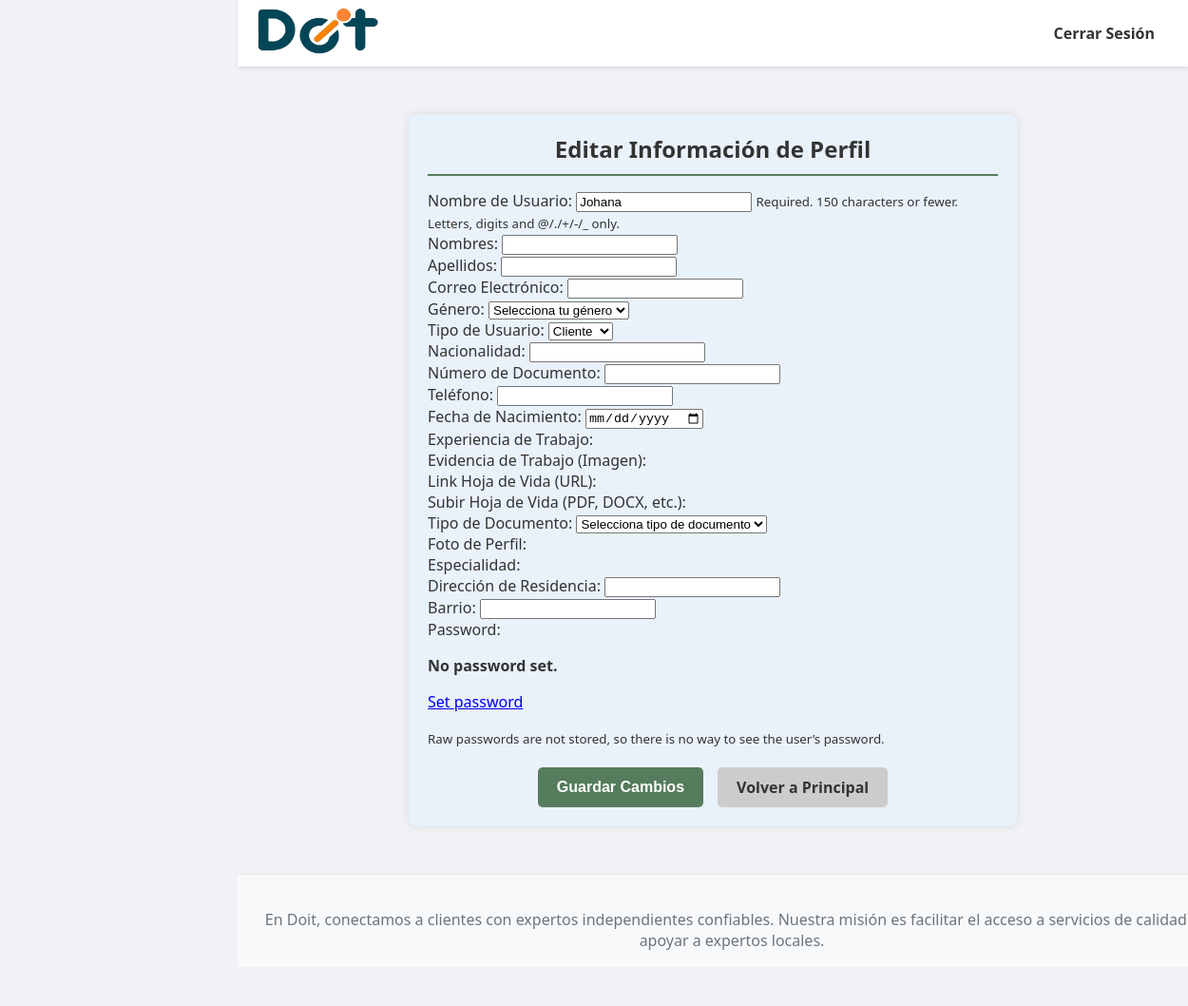
/perfil/editar/ (signed in), run on the app's committed database.
### doit_app/models.py (models this page shows, shortened)
class CustomUser(AbstractUser):
    tipo_usuario_choices = [
        ('cliente', 'Cliente'),
        ('experto', 'Experto'),
    ]
    genero = models.ForeignKey(Genero, on_delete=models.SET_NULL, null=True, blank=True, verbose_name="Género")
    tipo_usuario = models.CharField(max_length=20, choices=tipo_usuario_choices, default='cliente', verbose_name="Tipo de Usuario")
    nacionalidad = models.CharField(max_length=100, blank=True, null=True, verbose_name="Nacionalidad")
    numDoc = models.CharField(max_length=100, unique=True, blank=True, null=True, verbose_name="Número de Documento")
    telefono = models.CharField(max_length=20, blank=True, null=True, verbose_name="Teléfono")
    fechaNacimiento = models.DateField(blank=True, null=True, verbose_name="Fecha de Nacimiento")
    evidenciaTrabajo = models.ImageField(
        upload_to='evidencia_trabajo/',
        blank=True,
        null=True,
        verbose_name="Evidencia de Trabajo (Imagen)"
    )
    experienciaTrabajo = models.TextField(blank=True, null=True, verbose_name="Experiencia de Trabajo")
    hojaVida = models.CharField(max_length=300, blank=True, null=True, verbose_name="Link Hoja de Vida (URL)")
    hojaVida_file = models.FileField(upload_to='hojas_de_vida/', blank=True, null=True, verbose_name="Archivo de Hoja de Vida")
    foto_perfil = models.ImageField(upload_to='perfil/', null=True, blank=True, verbose_name="Foto de Perfil")
    tipo_documento = models.ForeignKey(TipoDoc, on_delete=models.SET_NULL, null=True, blank=True, verbose_name="Tipo de Documento")
    especialidad = models.ForeignKey(
        Servicios,
        on_delete=models.SET_NULL,
        null=True,
        blank=True,
        verbose_name="Servicio que ofrece el experto"
    )
    direccion = models.CharField(max_length=255, blank=True, null=True, verbose_name="Dirección de Residencia")
    barrio = models.CharField(max_length=100, blank=True, null=True, verbose_name="Barrio")
    class Meta:
        verbose_name = "Usuario Personalizado"
        verbose_name_plural = "Usuarios Personalizados"
        app_label = "doit_app"
    def is_usuario_normal(self):
        return self.tipo_usuario == 'cliente'

### doit_app/views.py (the view)
# urls.py: path('perfil/editar/', views.editar_perfil_view, name='editar_perfil'), # Renombrado para claridad
@login_required
def editar_perfil_view(request):
    user = request.user
    if request.method == 'POST':
        form = PerfilUsuarioForm(request.POST, request.FILES, instance=user)
        if form.is_valid():
            try:
                user_instance = form.save()
                messages.success(request, '✅ ¡Tu perfil ha sido actualizado con éxito!')
                if user_instance.tipo_usuario == 'cliente':
                    return redirect('principal')
                elif user_instance.tipo_usuario == 'experto':
                    return redirect('dashboard_experto')
                else:
                    return redirect('principal')
            except Exception as e:
                messages.error(request, f'Hubo un error al guardar el perfil: {e}')
                print(f"ERROR al guardar el formulario de perfil: {e}")
        else:
            messages.error(request, 'Hubo un error al actualizar tu perfil. Por favor, revisa los datos.')
            print("Errores del formulario:", form.errors)
    else:
        form = PerfilUsuarioForm(instance=user)
    return render(request, 'modificar.html', {'form': form})

### doit_app/templates/modificar.html (shortened to what this page needs)
{% extends "base.html" %}
{% load static %}
{% load widget_tweaks %}
{% block extra_css %}
    <link rel="stylesheet" href="{% static 'css/modificar.css' %}">
{% endblock %}
{% block content %}
    <div class="container-perfil" id="editProfileContainer">
        <h2>Editar Información de Perfil</h2>
        <form method="post" enctype="multipart/form-data">
            {% for field in form %}
                <div class="form-group">
                    <label for="{{ field.id_for_label }}">{{ field.label }}:</label>
                    {% if field.field.widget.input_type == 'file' %}
                        {% render_field field class="form-control-file" %}
                    {% elif field.field.widget.input_type == 'checkbox' %}
                        {% render_field field class="form-check-input" %}
                        <label class="form-check-label" for="{{ field.id_for_label }}">{{ field.label }}</label>
                    {% else %}
                        {% render_field field class="form-control" %}
                    {% endif %}
                    {% if field.help_text %}
                        <small class="form-text text-muted">{{ field.help_text }}</small>
                    {% endif %}
                </div>
            {% endfor %}
            <div class="button-group">
                <button type="submit" class="btn btn-primary">Guardar Cambios</button>
                <a href="{% url 'principal' %}" class="back-button btn btn-secondary">Volver a Principal</a>
            </div>
        </form>
    </div>
{% endblock content %}

### doit_app/templates/base.html (shortened to what this page needs)
<!DOCTYPE html>
<html lang="es">
{% load static %}
<head>
    <link rel="stylesheet" href="{% static 'css/styles.css' %}">
    <link rel="stylesheet" href="https://cdnjs.cloudflare.com/ajax/libs/font-awesome/5.15.4/css/all.min.css">
    {% block extra_css %}
    {% endblock %}
</head>
<body>
    <div id="content-wrapper">
        <header>
            <nav class="navbar navbar-light bg-light">
                <div class="logo">
                    {% if user.is_authenticated %}
                        {% if user.is_usuario_normal %}
                            <a href="{% url 'principal' %}">
                                <img src="{% static 'images/Doit_logo.png' %}" alt="Logo Doit" width="130">
                            </a>
                        {% elif user.is_experto %}
                            <a href="{% url 'dashboard_experto' %}">
                                <img src="{% static 'images/Doit_logo.png' %}" alt="Logo Doit" width="130">
                            </a>
                        {% elif user.is_superuser %}
                            <a href="{% url 'admin_principal' %}">
                                <img src="{% static 'images/Doit_logo.png' %}" alt="Logo Doit" width="130">
                            </a>
                        {% else %}
                             <a href="{% url 'home' %}">
                                <img src="{% static 'images/Doit_logo.png' %}" alt="Logo Doit" width="130">
                            </a>
                        {% endif %}
                    {% else %}
                        <a href="{% url 'home' %}">
                            <img src="{% static 'images/Doit_logo.png' %}" alt="Logo Doit" width="130">
                        </a>
                    {% endif %}
                </div>
                <ul class="nav-links">
                    {% if user.is_authenticated %}
                        <li><a href="{% url 'user_logout' %}">Cerrar Sesión</a></li>
                    {% else %}
                        <li><a href="{% url 'login' %}">Iniciar Sesión</a></li>
                        <li><a href="{% url 'registrarse' %}">Registrarse</a></li>
                    {% endif %}
                </ul>
            </nav>
        </header>
        <main>
            {% block content %}
            {% endblock %}
        </main>
        <footer>
            <p> En Doit, conectamos a clientes con expertos independientes confiables. Nuestra misión es facilitar el acceso a servicios de calidad y apoyar a expertos locales. </p>
            <div class="footer-links">
                <a href="{% url 'terminos_condiciones' %}">Términos y Condiciones</a> |
                <a href="{% url 'tratamiento_datos' %}">Tratamiento de Datos</a>
            </div>
        </footer>
    </div>
</body>
</html>

### static/css/styles.css (style rules this page uses)
:root { --sidebar-width: 250px; --header-height: 70px; --sidebar-bg-color: #2c3e50; --sidebar-text-color: #ecf0f1; --sidebar-hover-bg-color: #34495e; --header-bg-color: #ffffff; --footer-bg-color: #f8f9fa; --main-content-bg-color: #f0f2f5; --primary-blue: #1e3a8a; --secondary-blue: #3b82f6; --alert-info-bg: #d1ecf1; --alert-info-border: #bee5eb; --alert-info-text: #0c5460; --alert-success-bg: #d4edda; --alert-success-border: #c3e6cb; --alert-success-text: #155724; --alert-danger-bg: #f8d7da; --alert-danger-border: #f5c6cb; --alert-danger-text: #721c24; --alert-warning-bg: #fff3cd; --alert-warning-border: #ffeeba; --alert-warning-text: #856404; --shadow-light: 0 2px 4px rgba(0, 0, 0, 0.1); --shadow-medium: 0 4px 8px rgba(0, 0, 0, 0.15); --border-radius-base: 5px; }
html, body { margin: 0; padding: 0; font-family: 'Segoe UI', Arial, sans-serif; background-color: var(--main-content-bg-color); color: #333; }
body { display: flex; min-height: 100vh; }
header { position: fixed; top: 0; left: var(--sidebar-width); width: calc(100% - var(--sidebar-width)); height: var(--header-height); background-color: var(--header-bg-color); box-shadow: var(--shadow-light); z-index: 100; display: flex; align-items: center; }
header nav { display: flex; justify-content: space-between; align-items: center; width: 100%; padding: 0 20px; }
header .logo img { height: 50px; }
header .nav-links { list-style: none; margin: 0; padding: 0; display: flex; align-items: center; }
header .nav-links li { margin-left: 25px; }
header .nav-links a { text-decoration: none; color: #333; font-weight: 600; padding: 8px 15px; border-radius: var(--border-radius-base); transition: background-color 0.3s ease, color 0.3s ease; }
#content-wrapper { flex-grow: 1; margin-left: var(--sidebar-width); padding-top: var(--header-height); min-height: 100vh; display: flex; flex-direction: column; }
main { flex-grow: 1; padding: 30px; background-color: var(--main-content-bg-color); }
footer { width: 100%; padding: 20px; background-color: var(--footer-bg-color); text-align: center; color: #6c757d; margin-top: auto; border-top: 1px solid #e7e7e7; }
.footer-links { margin-top: 10px; }
.footer-links a { color: var(--primary-blue); text-decoration: none; margin: 0 8px; font-size: 0.9em; }

### static/css/modificar.css (style rules this page uses)
:root { --bg-light-yellow: #ffffff; --text-dark: #333; --border-green: #557c5c; --shadow-subtle: 0 0 10px rgba(0, 0, 0, 0.1); --border-radius-base: 8px; --spacing-small: 5px; --spacing-medium: 15px; --spacing-large: 20px; --save-btn-bg: var(--border-green); --save-btn-hover: #f5c6cb; --back-btn-bg: #ccc; --back-btn-hover: #bbb; }
.container-perfil { background-color:#E9F1FA ; padding: var(--spacing-large); margin: var(--spacing-large) auto; border-radius: var(--border-radius-base); box-shadow: var(--shadow-subtle); width: 90%; max-width: 600px; position: relative; z-index: 1; }
.container-perfil h2 { color: var(--text-dark); margin-top: 0; border-bottom: 2px solid var(--border-green); padding-bottom: 10px; margin-bottom: var(--spacing-medium); text-align: center; }
.button-group { display: flex; justify-content: center; gap: 15px; margin-top: var(--spacing-large); }
.btn { padding: 10px 20px; border: none; border-radius: 5px; cursor: pointer; font-size: 16px; transition: background-color 0.3s ease, transform 0.1s ease; text-decoration: none; display: inline-block; text-align: center; font-weight: bold; }
.btn-primary { background-color: var(--save-btn-bg); color: white; }
.btn-secondary { background-color: var(--back-btn-bg); color: var(--text-dark); }

### data on the page
CustomUser: username "Johana" "Selecciona tu género" "Cliente" "Selecciona tipo de documento" "No password set. Set password"

### other printed values
{{ field.label }} "Nombre de Usuario" "Nombres" "Apellidos" "Correo Electrónico" "Género" "Tipo de Usuario" "Nacionalidad" "Número de Documento" "Teléfono" "Fecha de Nacimiento" "Experiencia de Trabajo" "Evidencia de Trabajo (Imagen)" "Link Hoja de Vida (URL)" "Subir Hoja de Vida (PDF, DOCX, etc.)" "Tipo de Documento" "Foto de Perfil" "Especialidad" "Dirección de Residencia" "Barrio" "Password"
{{ field.help_text }} "Required. 150 characters or fewer. Letters, digits and @/./+/-/_ only." "Raw passwords are not stored, so there is no way to see the user’s password."
